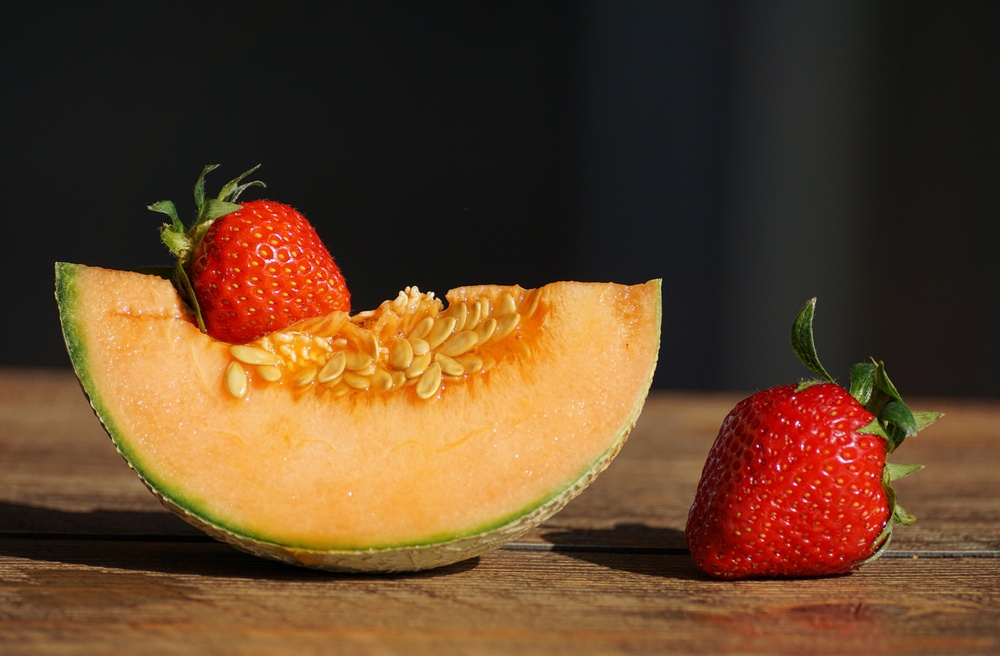
#> input picture fruit.jpg, 1000 x 656 px, shrunk from 6000 x 3935 before the run, given in place of dog.mp4, which was not available
$ python vid.py
#> lines starting #> are read from the running program, lines starting #| are printed output that depends on the picture; after the words box and inside, x2 and y2 are one past the last pixel; in counts of white or black regions, pixels touching at a corner belong together; pictures that were not available may be replaced by others from this repository, and a replacement may not be noted
import cv2

cap=cv2.VideoCapture('dog.mp4')

while True:
    ret,img=cap.read()
#> img is the input picture: shape (656, 1000, 3); mean B, G, R 40, 67, 98.1

    img_gray=cv2.cvtColor(img,cv2.COLOR_BGR2GRAY)
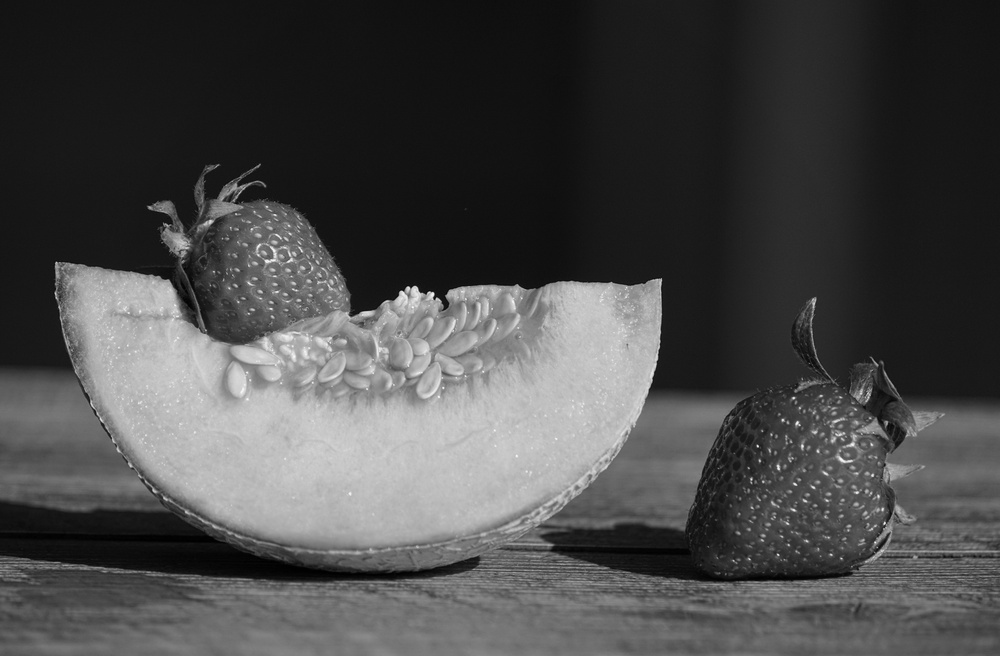
#> img_gray: shape (656, 1000); min 0, max 249, mean 73.2
    ret,thresh=cv2.threshold(img_gray,128,255,cv2.THRESH_BINARY)
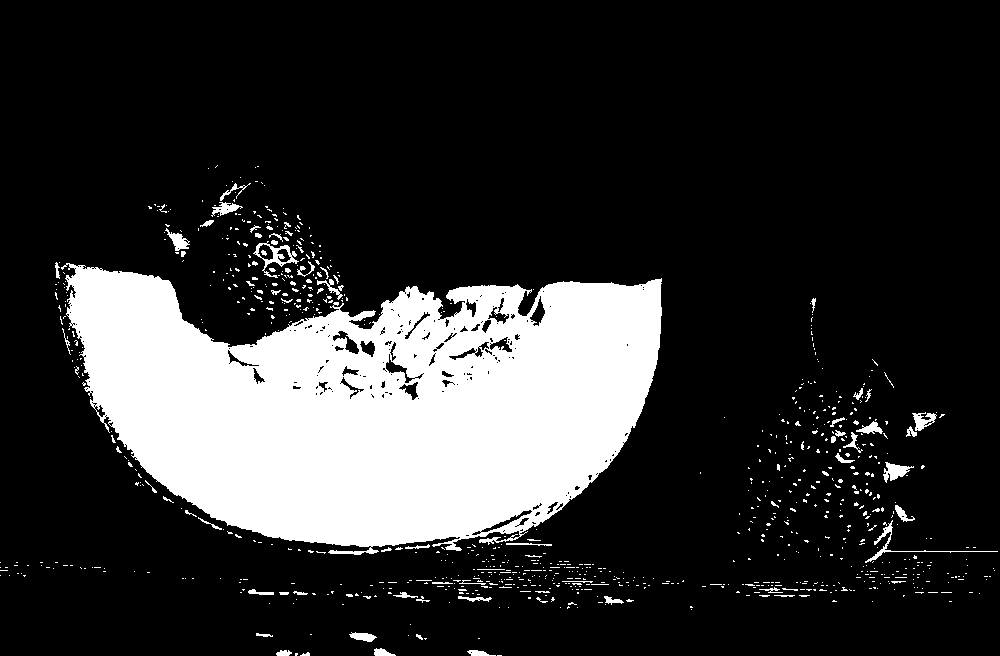
#> thresh: shape (656, 1000); 19.1% white; 899 white regions (824 under 20 px)

    cnt,h=cv2.findContours(thresh,cv2.RETR_TREE,cv2.CHAIN_APPROX_SIMPLE)
#> cnt = 1149 contours, 1069 with area under 20; largest, box (x1, y1, x2, y2) and area: (61, 263, 662, 555) 118828, (253, 241, 299, 278) 604, (883, 462, 914, 483) 258, (332, 330, 360, 355) 256, (385, 353, 416, 384) 247; h = 1149 rows, first 6: [1, -1, -1, -1], [2, 0, -1, -1], [3, 1, -1, -1], [5, 2, 4, -1], [-1, -1, -1, 3], [6, 3, -1, -1]

    for c in cnt:
        x1,y1,w,h=cv2.boundingRect(c)
#> this loop made 1149 passes
#> (x1, y1, w, h) on passes 2 to 4: (295, 653, 3, 3), (300, 652, 10, 4), (467, 650, 29, 6)


    cv2.rectangle(img,(x1,y1),(x1+240,y1+240),(0,255,0),2)
    cv2.putText(img,"Sea Lion",(x1+240,y1+220),cv2.FONT_HERSHEY_SIMPLEX,1,(0,0,255),2)
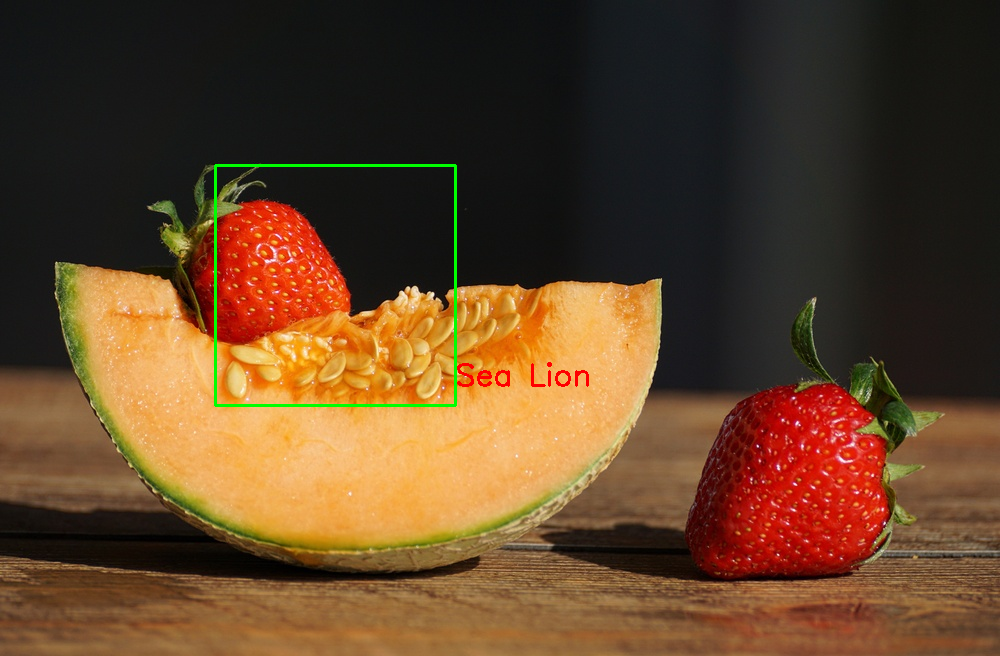
#> img: shape (656, 1000, 3); mean B, G, R 39.7, 67.5, 97.5


    cv2.imshow('dog',img)

    if cv2.waitKey(100) & 0xFF==ord('q'):
#> (key q is pressed here)
        break

cap.release()
cv2.destroyAllWindows()

$ run again, on mancar.jpg
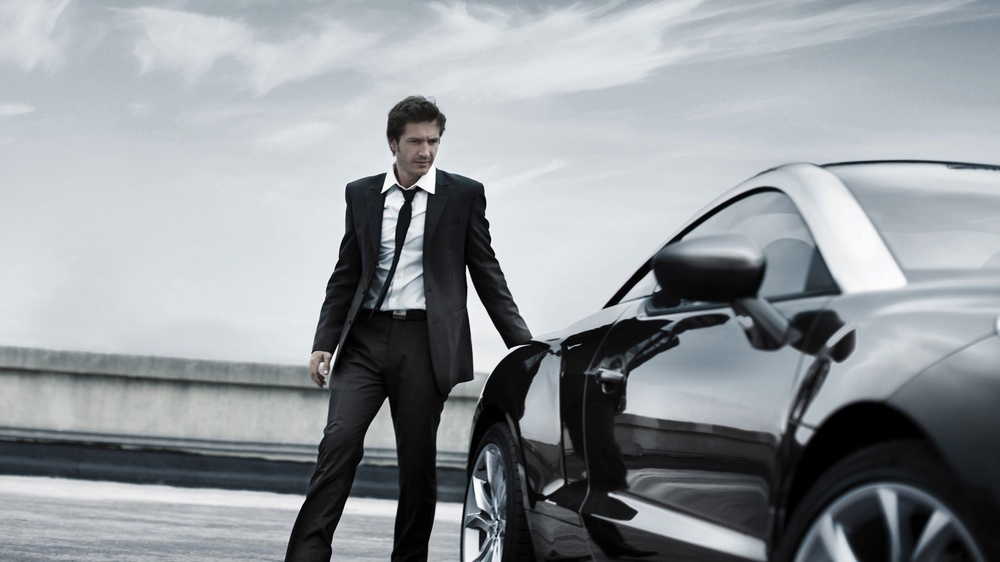
#> input picture mancar.jpg, 1000 x 562 px, shrunk from 2560 x 1440 before the run, given in place of dog.mp4, which was not available
#> img is the input picture: shape (562, 1000, 3); mean B, G, R 155.7, 151.5, 146.7
#> `ret,thresh=cv2.threshold(img_gray,128,255,cv2.THRESH_BINARY)`:
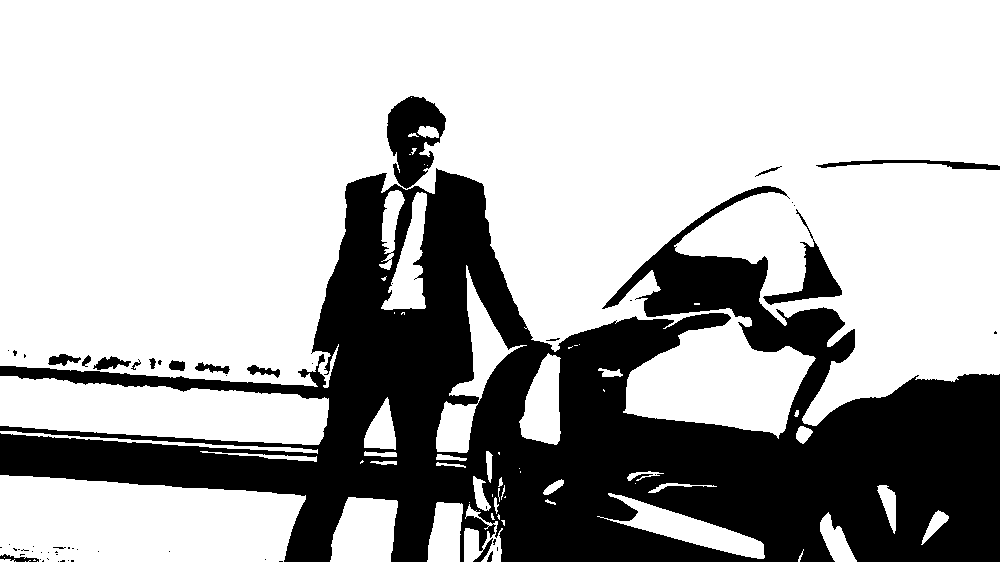
#> thresh: shape (562, 1000); 69.7% white; 58 black regions (42 under 20 px)
#> `cnt,h=cv2.findContours(thresh,cv2.RETR_TREE,cv2.CHAIN_APPROX_SIMPLE)`: cnt = 137 contours, 91 with area under 20; largest, box (x1, y1, x2, y2) and area: (0, 0, 1000, 439) 330324, (0, 475, 306, 562) 22199, (0, 376, 329, 445) 15752, (436, 265, 527, 453) 4086, (386, 95, 447, 190) 3727; h = 137 rows, first 6: [1, -1, -1, -1], [2, 0, -1, -1], [3, 1, -1, -1], [4, 2, -1, -1], [5, 3, -1, -1], [6, 4, -1, -1]
#> the loop `for c in cnt:` made 137 passes
#> (x1, y1, w, h) on passes 1, 2, 3, 6, 7, 8, 9, 10: (37, 561, 1, 1), (25, 561, 1, 1), (15, 561, 1, 1), (0, 559, 15, 3), (4, 557, 1, 1), (798, 549, 6, 13), (501, 520, 4, 6), (497, 514, 3, 6)
#> `cv2.putText(img,"Sea Lion",(x1+240,y1+220),cv2.FONT_HERSHEY_SIMPLEX,1,..`:
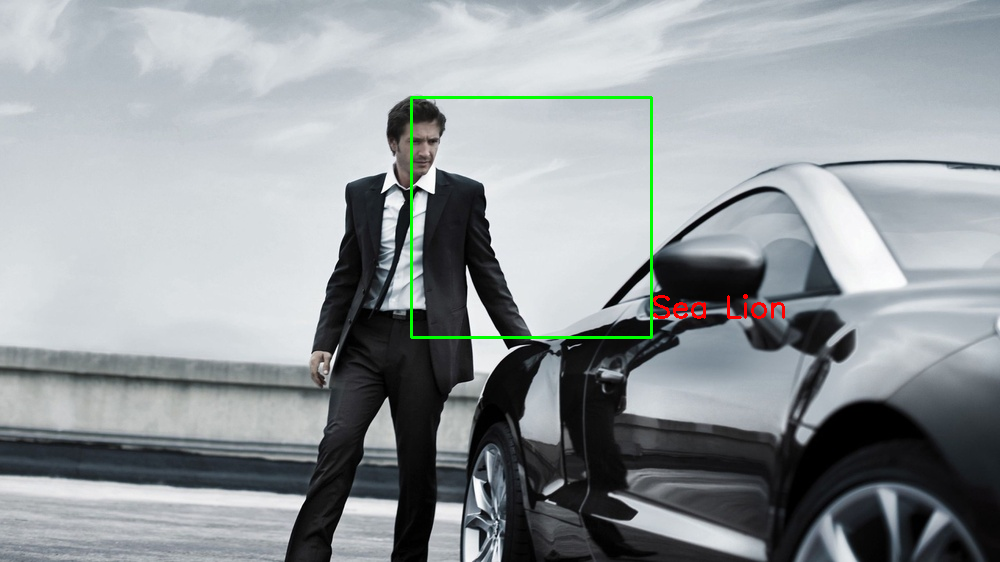
#> img: shape (562, 1000, 3); mean B, G, R 154.8, 151.9, 146.2
